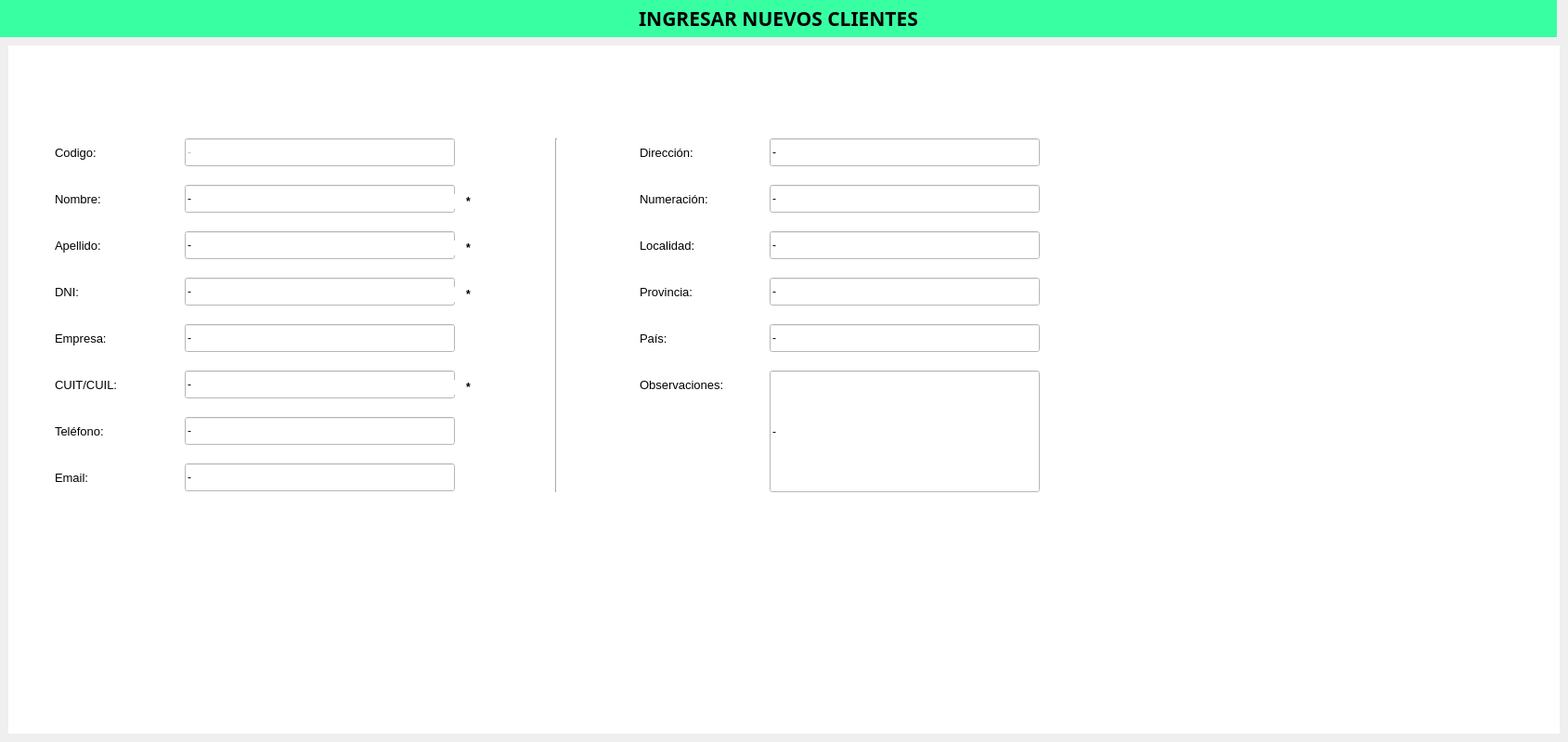
       <widget class="QWidget" name="pgNuevoCliente">
        <widget class="QLabel" name="label_IngNuevoArticulo_2">
         <property name="geometry">
          <rect>
           <x>0</x>
           <y>0</y>
           <width>1677</width>
           <height>40</height>
          </rect>
         </property>
         <property name="minimumSize">
          <size>
           <width>0</width>
           <height>40</height>
          </size>
         </property>
         <property name="maximumSize">
          <size>
           <width>16777215</width>
           <height>40</height>
          </size>
         </property>
         <property name="font">
          <font>
           <family>Goldman</family>
           <pointsize>16</pointsize>
           <weight>75</weight>
           <bold>true</bold>
          </font>
         </property>
         <property name="styleSheet">
          <string notr="true">QLabel{
background-color:#39ffa3
}</string>
         </property>
         <property name="text">
          <string>INGRESAR NUEVOS CLIENTES</string>
         </property>
         <property name="alignment">
          <set>Qt::AlignCenter</set>
         </property>
        </widget>
        <widget class="QWidget" name="widget_2" native="true">
         <property name="geometry">
          <rect>
           <x>9</x>
           <y>49</y>
           <width>1671</width>
           <height>741</height>
          </rect>
         </property>
         <property name="font">
          <font>
           <pointsize>9</pointsize>
          </font>
         </property>
         <property name="styleSheet">
          <string notr="true">QWidget{
background-color:#ffffff;
}</string>
         </property>
         <widget class="QLineEdit" name="lineEdit_nombreNvoCliente">
          <property name="geometry">
           <rect>
            <x>190</x>
            <y>150</y>
            <width>291</width>
            <height>30</height>
           </rect>
          </property>
          <property name="minimumSize">
           <size>
            <width>0</width>
            <height>30</height>
           </size>
          </property>
          <property name="text">
           <string>-</string>
          </property>
         </widget>
         <widget class="QLabel" name="label_25">
          <property name="geometry">
           <rect>
            <x>50</x>
            <y>150</y>
            <width>71</width>
            <height>30</height>
           </rect>
          </property>
          <property name="minimumSize">
           <size>
            <width>0</width>
            <height>30</height>
           </size>
          </property>
          <property name="font">
           <font>
            <pointsize>10</pointsize>
           </font>
          </property>
          <property name="text">
           <string>Nombre:</string>
          </property>
         </widget>
         <widget class="QLabel" name="label_26">
          <property name="geometry">
           <rect>
            <x>50</x>
            <y>200</y>
            <width>71</width>
            <height>30</height>
           </rect>
          </property>
          <property name="minimumSize">
           <size>
            <width>0</width>
            <height>30</height>
           </size>
          </property>
          <property name="font">
           <font>
            <pointsize>10</pointsize>
           </font>
          </property>
          <property name="text">
           <string>Apellido:</string>
          </property>
         </widget>
         <widget class="QLineEdit" name="lineEdit_apellidoNvoCliente">
          <property name="geometry">
           <rect>
            <x>190</x>
            <y>200</y>
            <width>291</width>
            <height>30</height>
           </rect>
          </property>
          <property name="minimumSize">
           <size>
            <width>0</width>
            <height>30</height>
           </size>
          </property>
          <property name="text">
           <string>-</string>
          </property>
         </widget>
         <widget class="QLabel" name="label_27">
          <property name="geometry">
           <rect>
            <x>50</x>
            <y>250</y>
            <width>71</width>
            <height>30</height>
           </rect>
          </property>
          <property name="minimumSize">
           <size>
            <width>0</width>
            <height>30</height>
           </size>
          </property>
          <property name="font">
           <font>
            <pointsize>10</pointsize>
           </font>
          </property>
          <property name="text">
           <string>DNI:</string>
          </property>
         </widget>
         <widget class="QLineEdit" name="lineEdit_lineEdit_dniNvoCliente">
          <property name="geometry">
           <rect>
            <x>190</x>
            <y>250</y>
            <width>291</width>
            <height>30</height>
           </rect>
          </property>
          <property name="minimumSize">
           <size>
            <width>0</width>
            <height>30</height>
           </size>
          </property>
          <property name="text">
           <string>-</string>
          </property>
         </widget>
         <widget class="QLineEdit" name="lineEdit_cuitNvoCliente">
          <property name="geometry">
           <rect>
            <x>190</x>
            <y>350</y>
            <width>291</width>
            <height>30</height>
           </rect>
          </property>
          <property name="minimumSize">
           <size>
            <width>0</width>
            <height>30</height>
           </size>
          </property>
          <property name="text">
           <string>-</string>
          </property>
         </widget>
         <widget class="QLabel" name="label_28">
          <property name="geometry">
           <rect>
            <x>50</x>
            <y>400</y>
            <width>71</width>
            <height>30</height>
           </rect>
          </property>
          <property name="minimumSize">
           <size>
            <width>0</width>
            <height>30</height>
           </size>
          </property>
          <property name="font">
           <font>
            <pointsize>10</pointsize>
           </font>
          </property>
          <property name="text">
           <string>Teléfono:</string>
          </property>
         </widget>
         <widget class="QLabel" name="label_29">
          <property name="geometry">
           <rect>
            <x>50</x>
            <y>300</y>
            <width>91</width>
            <height>30</height>
           </rect>
          </property>
          <property name="minimumSize">
           <size>
            <width>0</width>
            <height>30</height>
           </size>
          </property>
          <property name="font">
           <font>
            <pointsize>10</pointsize>
           </font>
          </property>
          <property name="text">
           <string>Empresa:</string>
          </property>
         </widget>
         <widget class="QLabel" name="label_30">
          <property name="geometry">
           <rect>
            <x>50</x>
            <y>350</y>
            <width>91</width>
            <height>30</height>
           </rect>
          </property>
          <property name="minimumSize">
           <size>
            <width>0</width>
            <height>30</height>
           </size>
          </property>
          <property name="font">
           <font>
            <pointsize>10</pointsize>
           </font>
          </property>
          <property name="text">
           <string>CUIT/CUIL:</string>
          </property>
         </widget>
         <widget class="QLineEdit" name="lineEdit_telefonoNvoCliente">
          <property name="geometry">
           <rect>
            <x>190</x>
            <y>400</y>
            <width>291</width>
            <height>30</height>
           </rect>
          </property>
          <property name="minimumSize">
           <size>
            <width>0</width>
            <height>30</height>
           </size>
          </property>
          <property name="text">
           <string>-</string>
          </property>
         </widget>
         <widget class="QLineEdit" name="lineEdit_empresaNvoCliente">
          <property name="geometry">
           <rect>
            <x>190</x>
            <y>300</y>
            <width>291</width>
            <height>30</height>
           </rect>
          </property>
          <property name="minimumSize">
           <size>
            <width>0</width>
            <height>30</height>
           </size>
          </property>
          <property name="text">
           <string>-</string>
          </property>
         </widget>
         <widget class="QLabel" name="label_31">
          <property name="geometry">
           <rect>
            <x>680</x>
            <y>300</y>
            <width>71</width>
            <height>30</height>
           </rect>
          </property>
          <property name="minimumSize">
           <size>
            <width>0</width>
            <height>30</height>
           </size>
          </property>
          <property name="font">
           <font>
            <pointsize>10</pointsize>
           </font>
          </property>
          <property name="text">
           <string>País:</string>
          </property>
         </widget>
         <widget class="QLabel" name="label_32">
          <property name="geometry">
           <rect>
            <x>680</x>
            <y>200</y>
            <width>101</width>
            <height>30</height>
           </rect>
          </property>
          <property name="minimumSize">
           <size>
            <width>0</width>
            <height>30</height>
           </size>
          </property>
          <property name="font">
           <font>
            <pointsize>10</pointsize>
           </font>
          </property>
          <property name="text">
           <string>Localidad:</string>
          </property>
         </widget>
         <widget class="QLineEdit" name="lineEdit_paisNvoCliente">
          <property name="geometry">
           <rect>
            <x>820</x>
            <y>300</y>
            <width>291</width>
            <height>30</height>
           </rect>
          </property>
          <property name="minimumSize">
           <size>
            <width>0</width>
            <height>30</height>
           </size>
          </property>
          <property name="text">
           <string>-</string>
          </property>
         </widget>
         <widget class="QLabel" name="label_33">
          <property name="geometry">
           <rect>
            <x>680</x>
            <y>150</y>
            <width>91</width>
            <height>30</height>
           </rect>
          </property>
          <property name="minimumSize">
           <size>
            <width>0</width>
            <height>30</height>
           </size>
          </property>
          <property name="font">
           <font>
            <pointsize>10</pointsize>
           </font>
          </property>
          <property name="text">
           <string>Numeración:</string>
          </property>
         </widget>
         <widget class="QLabel" name="label_34">
          <property name="geometry">
           <rect>
            <x>680</x>
            <y>350</y>
            <width>121</width>
            <height>30</height>
           </rect>
          </property>
          <property name="minimumSize">
           <size>
            <width>0</width>
            <height>30</height>
           </size>
          </property>
          <property name="font">
           <font>
            <pointsize>10</pointsize>
           </font>
          </property>
          <property name="text">
           <string>Observaciones:</string>
          </property>
         </widget>
         <widget class="QLineEdit" name="lineEdit_obsercacionesNvoCliente">
          <property name="geometry">
           <rect>
            <x>820</x>
            <y>350</y>
            <width>291</width>
            <height>131</height>
           </rect>
          </property>
          <property name="minimumSize">
           <size>
            <width>0</width>
            <height>30</height>
           </size>
          </property>
          <property name="text">
           <string>-</string>
          </property>
         </widget>
         <widget class="QLineEdit" name="lineEdit_provinciaNvoCliente">
          <property name="geometry">
           <rect>
            <x>820</x>
            <y>250</y>
            <width>291</width>
            <height>30</height>
           </rect>
          </property>
          <property name="minimumSize">
           <size>
            <width>0</width>
            <height>30</height>
           </size>
          </property>
          <property name="text">
           <string>-</string>
          </property>
         </widget>
         <widget class="QLineEdit" name="lineEdit_localidadNvoCliente">
          <property name="geometry">
           <rect>
            <x>820</x>
            <y>200</y>
            <width>291</width>
            <height>30</height>
           </rect>
          </property>
          <property name="minimumSize">
           <size>
            <width>0</width>
            <height>30</height>
           </size>
          </property>
          <property name="text">
           <string>-</string>
          </property>
         </widget>
         <widget class="QLabel" name="label_35">
          <property name="geometry">
           <rect>
            <x>680</x>
            <y>250</y>
            <width>71</width>
            <height>30</height>
           </rect>
          </property>
          <property name="minimumSize">
           <size>
            <width>0</width>
            <height>30</height>
           </size>
          </property>
          <property name="font">
           <font>
            <pointsize>10</pointsize>
           </font>
          </property>
          <property name="text">
           <string>Provincia:</string>
          </property>
         </widget>
         <widget class="QLineEdit" name="lineEdit_numerolNvoCliente">
          <property name="geometry">
           <rect>
            <x>820</x>
            <y>150</y>
            <width>291</width>
            <height>30</height>
           </rect>
          </property>
          <property name="minimumSize">
           <size>
            <width>0</width>
            <height>30</height>
           </size>
          </property>
          <property name="text">
           <string>-</string>
          </property>
         </widget>
         <widget class="QLineEdit" name="lineEdit_emailNvoCliente">
          <property name="geometry">
           <rect>
            <x>190</x>
            <y>450</y>
            <width>291</width>
            <height>30</height>
           </rect>
          </property>
          <property name="minimumSize">
           <size>
            <width>0</width>
            <height>30</height>
           </size>
          </property>
          <property name="text">
           <string>-</string>
          </property>
         </widget>
         <widget class="QLabel" name="label_41">
          <property name="geometry">
           <rect>
            <x>50</x>
            <y>450</y>
            <width>111</width>
            <height>30</height>
           </rect>
          </property>
          <property name="minimumSize">
           <size>
            <width>0</width>
            <height>30</height>
           </size>
          </property>
          <property name="font">
           <font>
            <pointsize>10</pointsize>
           </font>
          </property>
          <property name="text">
           <string>Email:</string>
          </property>
         </widget>
         <widget class="Line" name="line_2">
          <property name="geometry">
           <rect>
            <x>580</x>
            <y>100</y>
            <width>20</width>
            <height>381</height>
           </rect>
          </property>
          <property name="orientation">
           <enum>Qt::Vertical</enum>
          </property>
         </widget>
         <widget class="QLabel" name="label_42">
          <property name="geometry">
           <rect>
            <x>680</x>
            <y>100</y>
            <width>101</width>
            <height>30</height>
           </rect>
          </property>
          <property name="minimumSize">
           <size>
            <width>0</width>
            <height>30</height>
           </size>
          </property>
          <property name="font">
           <font>
            <pointsize>10</pointsize>
           </font>
          </property>
          <property name="text">
           <string>Dirección:</string>
          </property>
         </widget>
         <widget class="QLineEdit" name="lineEdit_direccionNvoCliente">
          <property name="geometry">
           <rect>
            <x>820</x>
            <y>100</y>
            <width>291</width>
            <height>30</height>
           </rect>
          </property>
          <property name="minimumSize">
           <size>
            <width>0</width>
            <height>30</height>
           </size>
          </property>
          <property name="text">
           <string>-</string>
          </property>
         </widget>
         <widget class="QLabel" name="label_43">
          <property name="geometry">
           <rect>
            <x>480</x>
            <y>160</y>
            <width>31</width>
            <height>16</height>
           </rect>
          </property>
          <property name="font">
           <font>
            <pointsize>9</pointsize>
            <weight>75</weight>
            <bold>true</bold>
           </font>
          </property>
          <property name="styleSheet">
           <string notr="true"/>
          </property>
          <property name="text">
           <string>*</string>
          </property>
          <property name="alignment">
           <set>Qt::AlignCenter</set>
          </property>
         </widget>
         <widget class="QLabel" name="label_44">
          <property name="geometry">
           <rect>
            <x>480</x>
            <y>210</y>
            <width>31</width>
            <height>16</height>
           </rect>
          </property>
          <property name="font">
           <font>
            <pointsize>9</pointsize>
            <weight>75</weight>
            <bold>true</bold>
           </font>
          </property>
          <property name="styleSheet">
           <string notr="true"/>
          </property>
          <property name="text">
           <string>*</string>
          </property>
          <property name="alignment">
           <set>Qt::AlignCenter</set>
          </property>
         </widget>
         <widget class="QLabel" name="label_45">
          <property name="geometry">
           <rect>
            <x>480</x>
            <y>260</y>
            <width>31</width>
            <height>16</height>
           </rect>
          </property>
          <property name="font">
           <font>
            <pointsize>9</pointsize>
            <weight>75</weight>
            <bold>true</bold>
           </font>
          </property>
          <property name="styleSheet">
           <string notr="true"/>
          </property>
          <property name="text">
           <string>*</string>
          </property>
          <property name="alignment">
           <set>Qt::AlignCenter</set>
          </property>
         </widget>
         <widget class="QLabel" name="label_46">
          <property name="geometry">
           <rect>
            <x>480</x>
            <y>360</y>
            <width>31</width>
            <height>16</height>
           </rect>
          </property>
          <property name="font">
           <font>
            <pointsize>9</pointsize>
            <weight>75</weight>
            <bold>true</bold>
           </font>
          </property>
          <property name="styleSheet">
           <string notr="true"/>
          </property>
          <property name="text">
           <string>*</string>
          </property>
          <property name="alignment">
           <set>Qt::AlignCenter</set>
          </property>
         </widget>
         <widget class="QPushButton" name="bt_guardarNvoCliente">
          <property name="geometry">
           <rect>
            <x>1048</x>
            <y>570</y>
            <width>60</width>
            <height>61</height>
           </rect>
          </property>
          <property name="minimumSize">
           <size>
            <width>60</width>
            <height>0</height>
           </size>
          </property>
          <property name="maximumSize">
           <size>
            <width>60</width>
            <height>16777215</height>
           </size>
          </property>
          <property name="styleSheet">
           <string notr="true">QPushButton{
background-color:#ffffff;
border:5px;
}</string>
          </property>
          <property name="text">
           <string/>
          </property>
          <property name="icon">
           <iconset>
            <normaloff>../.designer/backup/salvar.png</normaloff>../.designer/backup/salvar.png</iconset>
          </property>
          <property name="iconSize">
           <size>
            <width>60</width>
            <height>60</height>
           </size>
          </property>
         </widget>
         <widget class="QPushButton" name="bt_CancelarNvoCliente">
          <property name="geometry">
           <rect>
            <x>930</x>
            <y>570</y>
            <width>60</width>
            <height>61</height>
           </rect>
          </property>
          <property name="minimumSize">
           <size>
            <width>60</width>
            <height>0</height>
           </size>
          </property>
          <property name="maximumSize">
           <size>
            <width>60</width>
            <height>16777215</height>
           </size>
          </property>
          <property name="styleSheet">
           <string notr="true">QPushButton{
background-color:#ffffff;
border:5px;
}</string>
          </property>
          <property name="text">
           <string/>
          </property>
          <property name="icon">
           <iconset>
            <normaloff>../.designer/backup/salvar (1).png</normaloff>../.designer/backup/salvar (1).png</iconset>
          </property>
          <property name="iconSize">
           <size>
            <width>60</width>
            <height>60</height>
           </size>
          </property>
         </widget>
         <widget class="QLabel" name="label_idNvoArticulo_2">
          <property name="geometry">
           <rect>
            <x>400</x>
            <y>650</y>
            <width>55</width>
            <height>16</height>
           </rect>
          </property>
          <property name="text">
           <string/>
          </property>
         </widget>
         <widget class="QLabel" name="label_48">
          <property name="geometry">
           <rect>
            <x>50</x>
            <y>100</y>
            <width>71</width>
            <height>30</height>
           </rect>
          </property>
          <property name="minimumSize">
           <size>
            <width>0</width>
            <height>30</height>
           </size>
          </property>
          <property name="font">
           <font>
            <pointsize>10</pointsize>
           </font>
          </property>
          <property name="text">
           <string>Codigo:</string>
          </property>
         </widget>
         <widget class="QLineEdit" name="lineEdit_codigoNvoCliente">
          <property name="enabled">
           <bool>false</bool>
          </property>
          <property name="geometry">
           <rect>
            <x>190</x>
            <y>100</y>
            <width>291</width>
            <height>30</height>
           </rect>
          </property>
          <property name="minimumSize">
           <size>
            <width>0</width>
            <height>30</height>
           </size>
          </property>
          <property name="text">
           <string>-</string>
          </property>
         </widget>
         <widget class="QLabel" name="label_ingresar_msg2_2">
          <property name="geometry">
           <rect>
            <x>110</x>
            <y>620</y>
            <width>391</width>
            <height>31</height>
           </rect>
          </property>
          <property name="font">
           <font>
            <pointsize>10</pointsize>
           </font>
          </property>
          <property name="text">
           <string/>
          </property>
         </widget>
        </widget>
       </widget>
